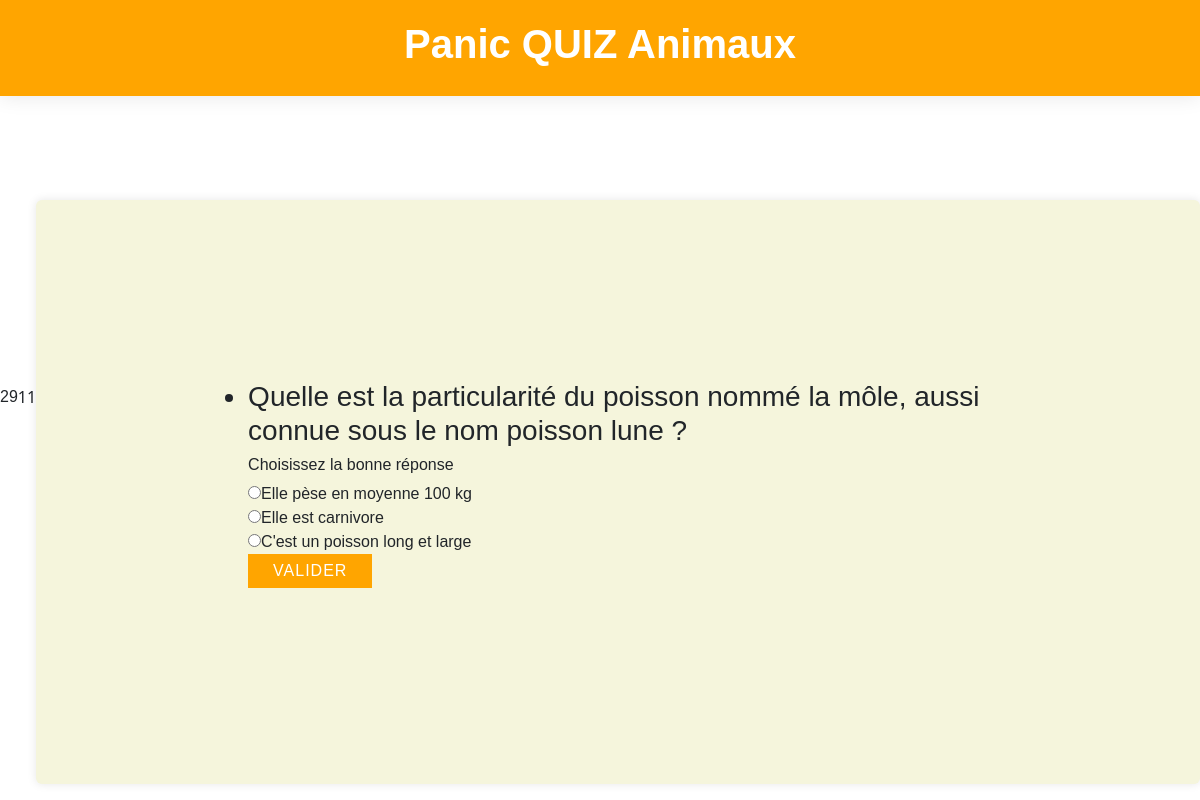
The app's page /question_animaux.php?theme=animaux&&idTheme=3, older data.
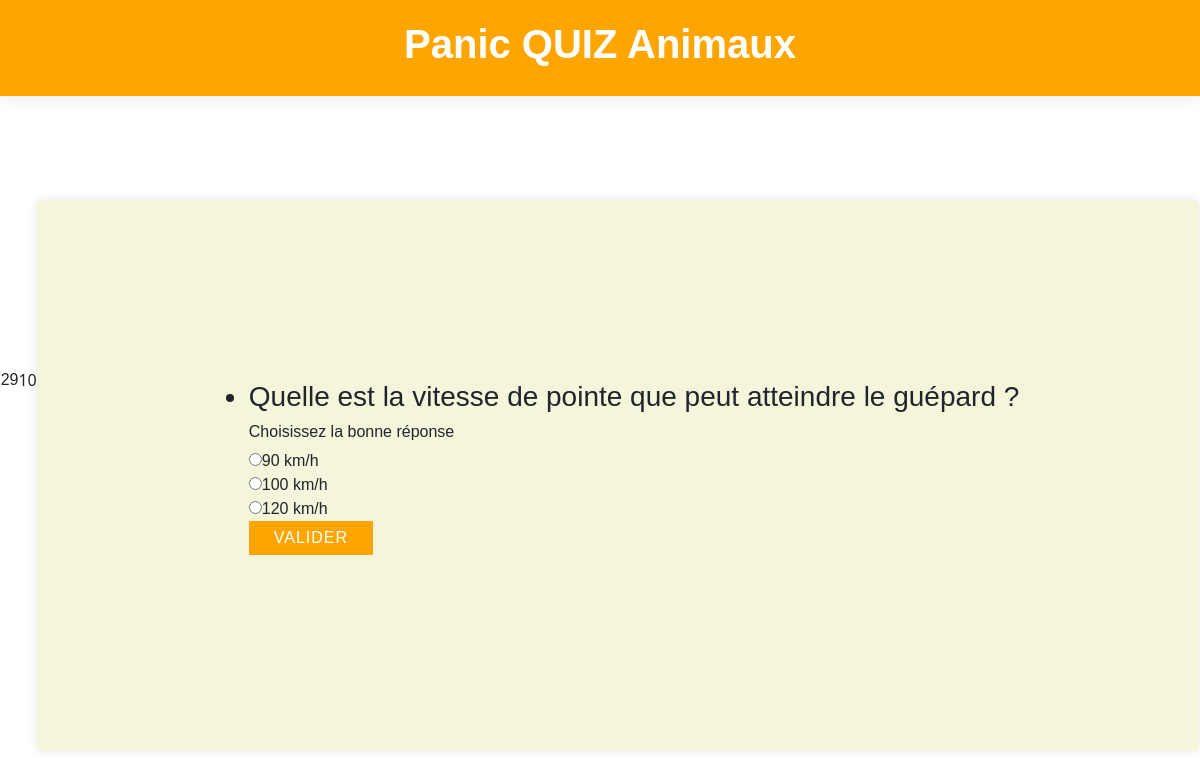
The same page, newer data.
### tables this page shows
CREATE TABLE `question` (
  `Question_id` int(10) UNSIGNED NOT NULL,
  `Question_contenue` varchar(1000) NOT NULL,
  `Question_reponse` varchar(1000) NOT NULL,
  `Question_idtheme` varchar(50) NOT NULL,
  `choix1` varchar(1000) NOT NULL,
  `choix2` varchar(1000) NOT NULL,
  `choix3` varchar(1000) NOT NULL,
  `reponseVouF` tinyint(1) NOT NULL
);

### question_animaux.php (the view, shortened to what this page needs)
<!DOCTYPE html>
<html lang="en">
<head>
    <link rel="stylesheet" href="style.css">
    <link href="https://cdn.jsdelivr.net/npm/bootstrap@5.3.0-alpha1/dist/css/bootstrap.min.css" rel="stylesheet">
</head>
<body>
    <div class="menu">
        <h1> <strong> Panic QUIZ Animaux</strong> </h1>
    </div>
    <?php include 'utils/db_connect.php' ?>
    <div id="timer"> </div>
    <?php
    if (isset($_GET['numquestion']) || !empty($_GET['numquestion'])) {
        if ($_GET['numquestion'] == 11) {
            header("Location: result.php");
        }
        $numQuestion = $_GET['numquestion'];
    } else {
        $numQuestion = 1;
    }
    $sqlQuery = 'SELECT * FROM question WHERE Question_idtheme = ?';
    $questionStatement = $db->prepare($sqlQuery);
    $questionStatement->execute([$_GET['idTheme']]);
    $questions = $questionStatement->fetchAll();
    echo count($questions);
    $numQuestion++;
    ?>
    <section>
        <form action="question_animaux.php?idTheme=<?= $_GET['idTheme'] ?>&&numquestion=<?= $numQuestion ?>" method="POST">
            <ul>
                <h3 class="question">
                    <li><?= $questions[$numQuestion]['Question_contenue'] ?></li>
                </h3>
                <h6>Choisissez la bonne réponse</h6>
                <input type="radio" name="choix" required><?= $questions[$numQuestion]['choix1'] ?><br>
                <input type="radio" name="choix" required><?= $questions[$numQuestion]['choix2'] ?><br>
                <input type="radio" name="choix" required><?= $questions[$numQuestion]['choix3'] ?><br>
                <input type="submit" class="style_btn" value="Valider">
            </ul>
        </form>
    </section>
</body>
</html>

Row changes from the older to the newer data that the page shows:
no longer on this page (row edited): question: Question_contenue "Quelle est la particularité du poisson nommé la môle, aussi connue sous le nom poisson lune ?", choix1 "Elle pèse en moyenne 100 kg", choix2 "Elle est carnivore", choix3 "C'est un poisson long et large"
now on this page (row edited): question: Question_contenue "Quelle est la vitesse de pointe que peut atteindre le guépard ?", choix1 "90 km/h", choix2 "100 km/h", choix3 "120 km/h"
Text that changed along with them:
count($questions): "11" → "10"
